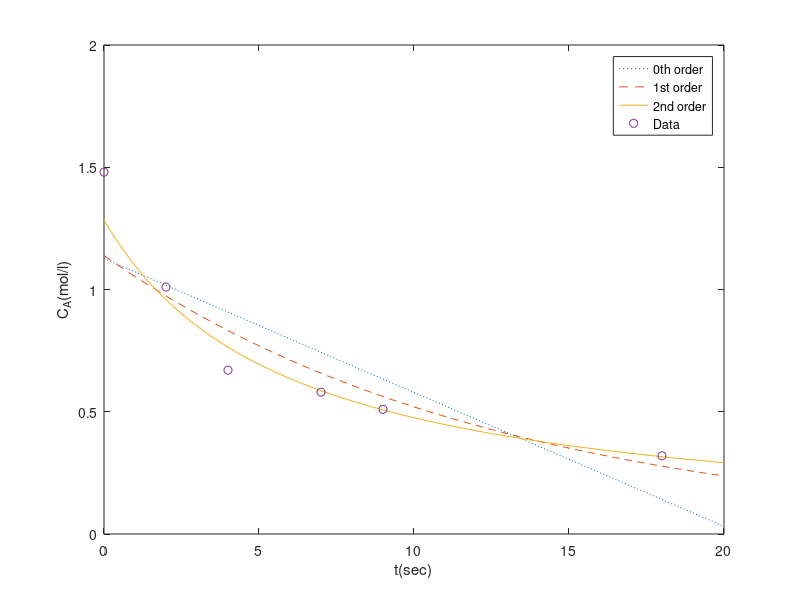

Write MATLAB code to recreate this figure.
% rxnrate.m: determination of reaction order 
t = [0 2 4 7 9 18]; Ca = [1.48 1.01 0.67 0.58 0.51 0.32]; % data 
M = [t' ones(length(t),1)]; Mi = inv(M'*M)*M'; 
Y0 = Ca'; Y1 = (log(Ca))'; Y2 = (1./Ca)'; X0 = Mi*Y0; X1 = Mi*Y1; X2 = Mi*Y2; 
k0 = -X0(1); Ca0 = X0(2); k1 = -X1(1); Ca1 = exp(X1(2)); k2 = X2(1); Ca2 = 1/X2(2); 
fprintf('0th order: k = %g, Ca0 = %g\n1st order: k = %g, Ca0 = %g \n',k0,Ca0,k1,Ca1) 
fprintf('2nd order: k = %g, Ca0 = %g\n',k2,Ca2) 
% plot of each reaction rate and data 
tv = 0:0.1:20; % time interval for plotting 
Caz = -k0*tv + Ca0; Caf = exp(-k1*tv + log(Ca1)); Cas = 1./(k2*tv + 1./Ca2); 
plot(tv,Caz,':',tv,Caf,'--',tv,Cas,t,Ca,'o'), xlabel('t(sec)'), ylabel('C_A(mol/l)') 
legend('0th order','1st order','2nd order','Data','location','best') 
